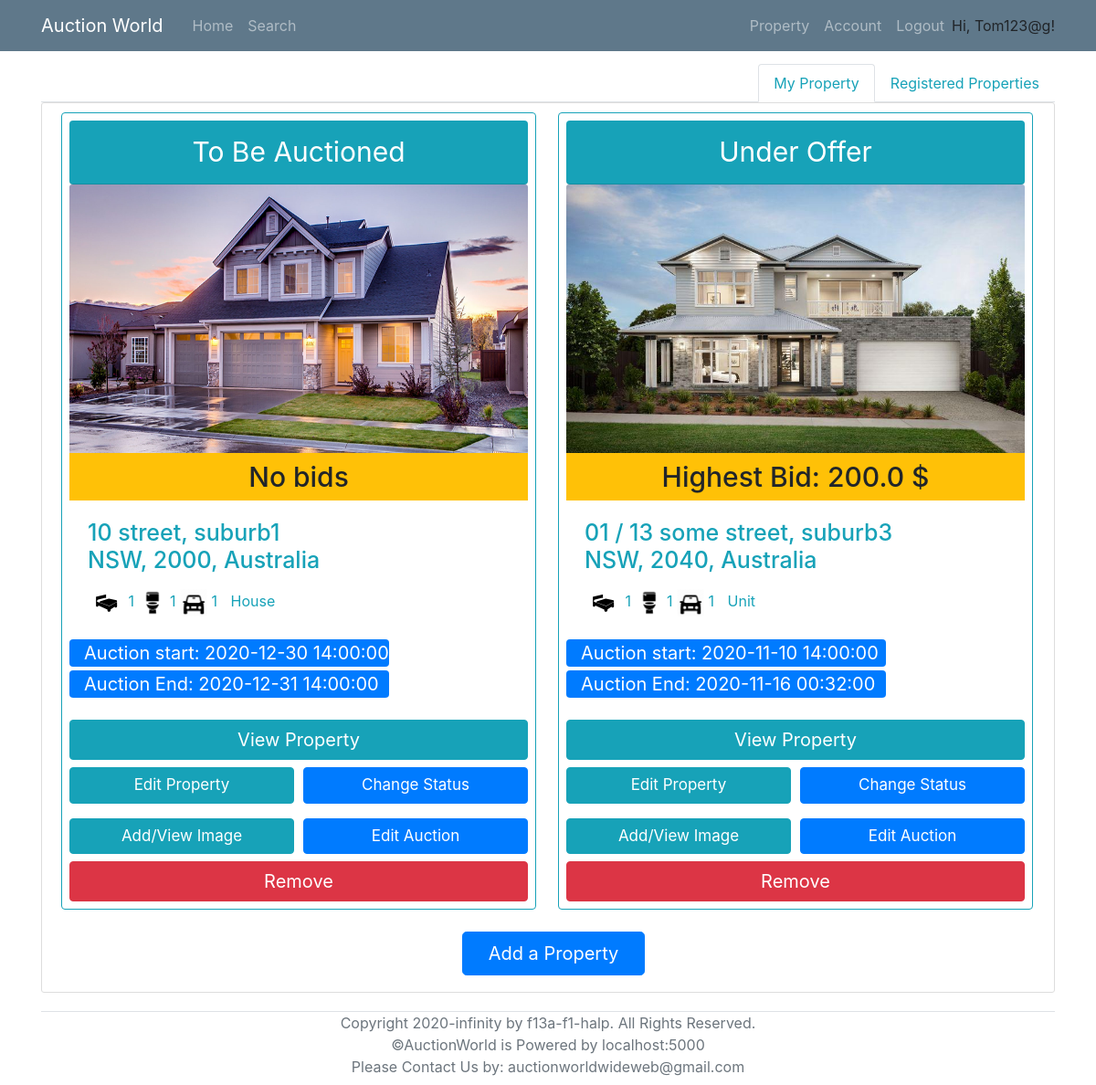
Page /property (signed in) on the earlier database version.
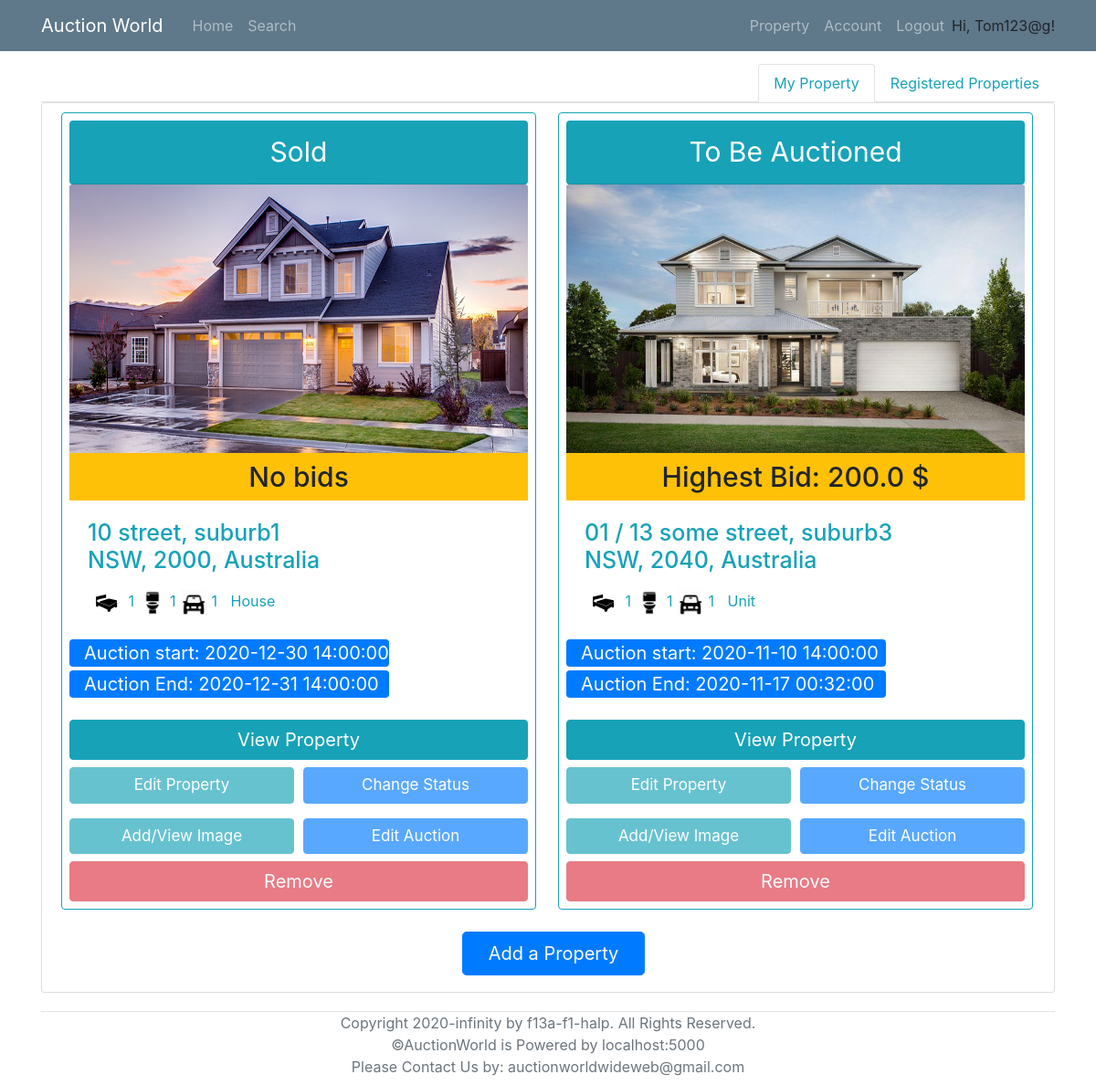
Same page on the later database version.
### models.py (models this page shows, shortened)
class Property(db.Model):
    __tablename__ = 'Property'
    id = db.Column(db.Integer, primary_key = True)
    property_type = db.Column(db.String)
    add_unit = db.Column(db.String(100))
    add_num = db.Column(db.String(100))
    add_name = db.Column(db.String(100))
    add_suburb = db.Column(db.String(100))
    add_state = db.Column(db.String(3))
    add_pc = db.Column(db.String(4))
    num_bedrooms = db.Column(db.Integer)
    num_parking = db.Column(db.Integer)
    num_bathrooms = db.Column(db.Integer)
    parking_features = db.Column(db.String)
    building_size = db.Column(db.Integer)
    land_size = db.Column(db.Integer)
    inspection_date = db.Column(db.DateTime)
    description = db.Column(db.String(2000))
    year_built = db.Column(db.Integer)
    status = db.Column(db.String)
    seller = db.Column(db.Integer, db.ForeignKey('User.id'))
    auctionId = db.relationship('AuctionDetails', backref='Property', uselist=False)
    photo_collection = db.relationship('Photos', backref='Property', lazy='dynamic')
    registeredBidders = db.relationship('User',secondary=lambda: RegisteredAssociation.__table__, backref="RegisteredProperties")

class AuctionDetails(db.Model):
    __tablename__ = 'AuctionDetails'
    id = db.Column(db.Integer, primary_key=True)
    AuctionStart = db.Column(db.DateTime, nullable=False)
    AuctionEnd = db.Column(db.DateTime, nullable=False)
    ReservePrice = db.Column(db.Float, nullable=False)
    MinBiddingGap = db.Column(db.Float, nullable=False)
    PropertyID = db.Column(db.String, db.ForeignKey('Property.id'), unique=True, nullable=False)
    SellerID = db.Column(db.Integer, db.ForeignKey('User.id'), nullable=False)

class Photos(db.Model):
    __tablename__ = 'Photos'
    id = db.Column(db.Integer, primary_key = True)
    photo = db.Column(db.String)
    property_id = db.Column(db.Integer, db.ForeignKey('Property.id'))

### routes.py (the view)
@app.route("/property")
@login_required
def property_list():
    my_properties = db.session.query(Property,AuctionDetails,func.max(Bid.Amount).label('highestBid'))\
                        .filter(Property.seller==current_user.id)\
                        .outerjoin(AuctionDetails, AuctionDetails.PropertyID==Property.id)\
                        .outerjoin(Bid, Bid.AuctionID == AuctionDetails.id)\
                        .group_by(Property.id)
    if my_properties.count() == 0:
        my_properties=None
    propertiesID_registered=RegisteredAssociation.query.filter_by(RegisteredBidderID=current_user.id).all()
    registeredID_list = [ i.PropertyID for i in propertiesID_registered ]
    if len(registeredID_list) == 0:
        registered_properties =None
    else:
        registered_properties = db.session.query(Property,AuctionDetails,func.max(Bid.Amount).label('highestBid'))\
                                .filter(Property.id.in_(registeredID_list))\
                                .outerjoin(AuctionDetails, AuctionDetails.PropertyID==Property.id)\
                                .outerjoin(Bid, Bid.AuctionID == AuctionDetails.id)\
                                .group_by(Property.id)
    time_shift_1hr = datetime.now() + timedelta(hours=1)
    Onehr=timedelta(hours=1)
    return render_template('property.html', properties = my_properties,registered_properties=registered_properties, now_date = time_shift_1hr, Onehr=Onehr)

### models.py (called while the page is built)
@login_manager.user_loader
def load_user(id):
    return User.query.get(id)

### templates/property.html (shortened to what the changed rows need)
{% extends "base.html" %}
{% block content %}
<div class="tab-content" id="nav-tabContent">
    <div class="tab-pane fade show active" id="nav-home" role="tabpanel" aria-labelledby="nav-home-tab">
        <div class="content-section">
            {% if not properties %}
            <div style="width:100%; text-align: center;">
				<h1 class="text-info">No properties found. Add one now!</h1>
			</div>
            {% else %}
            <div class="row col-xl-15">
                {% for (p,a,b) in properties %}
                    <div class="card border-info p-2 col-md-3.8 ml-3 mr-2 mb-3" style="width: 520px;">
                        <div class="card-header rounded text-center bg-info text-white" style="font-size: 30px;">
                            {% if p.status == "auction" %}
                                To Be Auctioned
                            {% elif p.status == "sold" %}
                                Sold
                            {% else %}
                                Under Offer
                            {% endif %}
                        </div>
                        {% if not p.photo_collection.all() %}
                            <img class="card-img-top" src="/static/propertyImage/Sample.jpg" alt="Card image cap" style="width:502px; height: 300px;" >
                        {% else %}
                            <img class="card-img-top" src="/static/propertyImage/{{p.photo_collection.first().photo}}" alt="Card image cap" style="width:502px; height: 300px;" >
                        {% endif %}
                        <h6 class="card-subtitle pt-2 pb-2 text-center bg-warning" style="font-size: 30px;" >
                            {% if b:%}
                                Highest Bid: {{b}} $
                            {% else %}
                                No bids
                            {% endif%}
                        </h6>
                        <div class="card-body text-info">
                            <h4 class="card-title" style="font-size: 25px;">
                                {% if p.add_unit %}
                                    {{p.add_unit}} /
                                {% endif %}
                                {{p.add_num}} {{p.add_name}}, {{p.add_suburb}} <br> {{p.add_state}}, {{p.add_pc}}, Australia
                            </h4>
                            <p class="card-text">
                                <span><img src="/static/icons/bedicon.png" alt="Card image cap" style="width:40px; height: 40px;"> {{p.num_bedrooms}}</span>
                                <span><img src="/static/icons/restroom.png" alt="Card image cap" style="width:30px; height: 30px;"> {{p.num_bathrooms}}</span>
                                <span><img src="/static/icons/car.png" alt="Card image cap" style="width:30px; height: 30px;"> {{p.num_parking}}</span>
                                <span style="margin-top: 7px; margin-left: 10px;">{{p.property_type}}</span>
                            </p>
                        </div>
                        {% if a.AuctionStart and a.AuctionEnd %}
                        <div class="mb-2" style="font-size: 20px; width: 350px;">
                            <p class="bg-primary text-white rounded pl-3  mb-1"> Auction start: {{a.AuctionStart}} </p>
                            <p class="bg-primary text-white rounded pl-3 "> Auction End:   {{a.AuctionEnd}} </p>
                        </div>
                        {% else%}
                            <div style="height: 79.2px;width: 350px;">
                                <p class="bg-secondary text-white rounded pl-3  mb-1" style="font-size: 35px;">No Auction Details</p>
                            </div>
                        {% endif %}
                        <a href="{{ url_for('viewProperty', property_id = p.id) }}">
                            <button class='btn btn-info text-white mr-2 ' style="width: 100%; font-size: 20px;" type='submit'>View Property</button>
                        </a>
                        {% if a %}
                            {% if (now_date >= a.AuctionStart and a.AuctionEnd >= (now_date-Onehr)) or now_date > p.inspection_date or p.status=='sold' %}
                                <div class="mt-2 mb-2">
                                    <span><a href="{{ url_for('edit_property', p_id = p.id) }}"><button class='btn btn-info text-white' style="width: 49%; font-size: 17px;" type='submit' disabled>Edit Property</button></a></span>
                                    <span><a href="{{ url_for('change_status', p_id = p.id) }}"><button class='btn btn-primary text-white' style="width: 49%; font-size: 17px; float: right;" type='submit' disabled>Change Status</button></a></span>
                                </div>
                                <div class="mt-2 mb-2">
                                    <span><a href="{{ url_for('property_image', p_id = p.id) }}"><button class='btn btn-info text-white' style="width: 49%; font-size: 17px;" type='submit' disabled>Add/View Image</button></a></span>
                                    <span><a href="{{ url_for('createAuction', PropertyID = p.id) }}"><button class='btn btn-primary text-white ' style="width: 49%; font-size: 17px;  float: right;"  type='submit' disabled>Edit Auction</button></a></span>
                                </div>
                                <a href="{{ url_for('remove_property', p_id = p.id) }}" onclick = "{if (confirm ( 'Are you sure?')) {this. document.formname.submit (); return true;} return false;} "><button class='btn btn-danger'  style="width: 100%; font-size: 20px;" type='submit' disabled>Remove</button></a>
                            {% else %}
                                <div class="mt-2 mb-2">
                                    <span><a href="{{ url_for('edit_property', p_id = p.id) }}"><button class='btn btn-info text-white' style="width: 49%; font-size: 17px;" type='submit' >Edit Property</button></a></span>
                                    <span><a href="{{ url_for('change_status', p_id = p.id) }}"><button class='btn btn-primary text-white' style="width: 49%; font-size: 17px; float: right;" type='submit' >Change Status</button></a></span>
                                </div>
                                <div class="mt-2 mb-2">
                                    <span><a href="{{ url_for('property_image', p_id = p.id) }}"><button class='btn btn-info text-white' style="width: 49%; font-size: 17px;" type='submit' >Add/View Image</button></a></span>
                                    <span><a href="{{ url_for('createAuction', PropertyID = p.id) }}"><button class='btn btn-primary text-white ' style="width: 49%; font-size: 17px;  float: right;"  type='submit' >Edit Auction</button></a></span>
                                </div>
                                <a href="{{ url_for('remove_property', p_id = p.id) }}" onclick = "{if (confirm ( 'Are you sure?')) {this. document.formname.submit (); return true;} return false;} "><button class='btn btn-danger'  style="width: 100%; font-size: 20px;" type='submit'>Remove</button></a>
                            {% endif %}
                        {% endif %}
                    </div>
                {% endfor %}
            </div>
            {% endif %}
        </div>
    </div>
</div>
{% endblock %}

Differences in the rows shown:
changed Property "street": status "To Be Auctioned" → "Sold"
changed Property "some street": AuctionEnd "2020-11-16 00:32:00" → "2020-11-17 00:32:00"; status "Under Offer" → "To Be Auctioned"
